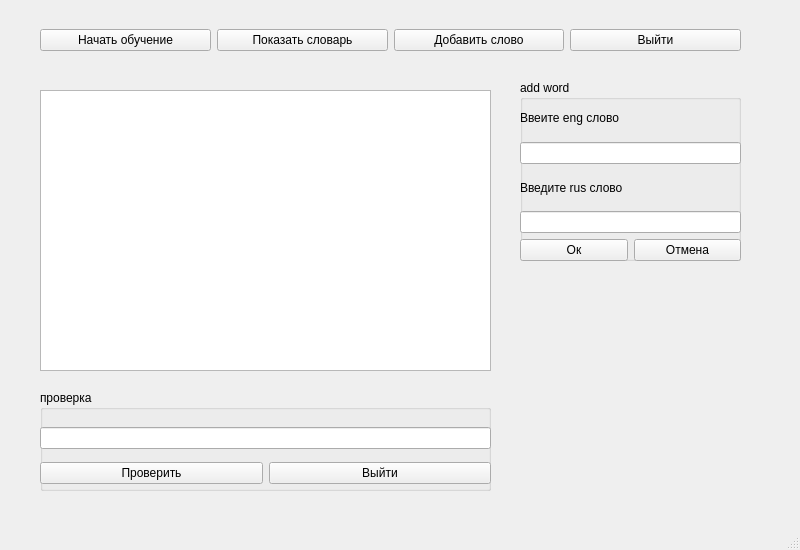
<?xml version="1.0" encoding="UTF-8"?>
<ui version="4.0">
 <class>MainWindow</class>
 <widget class="QMainWindow" name="MainWindow">
  <property name="geometry">
   <rect>
    <x>0</x>
    <y>0</y>
    <width>800</width>
    <height>550</height>
   </rect>
  </property>
  <property name="minimumSize">
   <size>
    <width>800</width>
    <height>550</height>
   </size>
  </property>
  <property name="maximumSize">
   <size>
    <width>800</width>
    <height>550</height>
   </size>
  </property>
  <property name="windowTitle">
   <string>MainWindow</string>
  </property>
  <widget class="QWidget" name="centralwidget">
   <widget class="QWidget" name="horizontalLayoutWidget">
    <property name="geometry">
     <rect>
      <x>40</x>
      <y>10</y>
      <width>701</width>
      <height>61</height>
     </rect>
    </property>
    <layout class="QHBoxLayout" name="horizontalLayout">
     <item>
      <widget class="QPushButton" name="btnTraining">
       <property name="text">
        <string>Начать обучение</string>
       </property>
      </widget>
     </item>
     <item>
      <widget class="QPushButton" name="btnDictionary">
       <property name="text">
        <string>Показать словарь</string>
       </property>
      </widget>
     </item>
     <item>
      <widget class="QPushButton" name="btnAddWord">
       <property name="text">
        <string>Добавить слово</string>
       </property>
      </widget>
     </item>
     <item>
      <widget class="QPushButton" name="btnExit">
       <property name="text">
        <string>Выйти</string>
       </property>
      </widget>
     </item>
    </layout>
   </widget>
   <widget class="QLabel" name="labelWord">
    <property name="geometry">
     <rect>
      <x>70</x>
      <y>100</y>
      <width>131</width>
      <height>81</height>
     </rect>
    </property>
    <property name="text">
     <string/>
    </property>
   </widget>
   <widget class="QGroupBox" name="groupBoxAddWord">
    <property name="enabled">
     <bool>true</bool>
    </property>
    <property name="geometry">
     <rect>
      <x>520</x>
      <y>80</y>
      <width>221</width>
      <height>181</height>
     </rect>
    </property>
    <property name="title">
     <string>add word</string>
    </property>
    <property name="checkable">
     <bool>false</bool>
    </property>
    <widget class="QWidget" name="verticalLayoutWidget">
     <property name="geometry">
      <rect>
       <x>0</x>
       <y>20</y>
       <width>221</width>
       <height>161</height>
      </rect>
     </property>
     <layout class="QVBoxLayout" name="verticalLayout">
      <item>
       <widget class="QLabel" name="label">
        <property name="text">
         <string>Ввеите eng слово</string>
        </property>
       </widget>
      </item>
      <item>
       <widget class="QLineEdit" name="lineEditEnglish"/>
      </item>
      <item>
       <widget class="QLabel" name="label_2">
        <property name="text">
         <string>Введите rus слово</string>
        </property>
       </widget>
      </item>
      <item>
       <widget class="QLineEdit" name="lineEditRussian"/>
      </item>
      <item>
       <layout class="QHBoxLayout" name="horizontalLayout_2">
        <item>
         <widget class="QPushButton" name="btnAddConfirm">
          <property name="text">
           <string>Ок</string>
          </property>
         </widget>
        </item>
        <item>
         <widget class="QPushButton" name="btnAddCancel">
          <property name="text">
           <string>Отмена</string>
          </property>
         </widget>
        </item>
       </layout>
      </item>
     </layout>
    </widget>
   </widget>
   <widget class="QTextBrowser" name="tableDictionary">
    <property name="geometry">
     <rect>
      <x>40</x>
      <y>90</y>
      <width>451</width>
      <height>281</height>
     </rect>
    </property>
   </widget>
   <widget class="QGroupBox" name="groupBoxTraining">
    <property name="geometry">
     <rect>
      <x>40</x>
      <y>390</y>
      <width>451</width>
      <height>101</height>
     </rect>
    </property>
    <property name="title">
     <string>проверка</string>
    </property>
    <widget class="QWidget" name="verticalLayoutWidget_2">
     <property name="geometry">
      <rect>
       <x>0</x>
       <y>30</y>
       <width>451</width>
       <height>71</height>
      </rect>
     </property>
     <layout class="QVBoxLayout" name="verticalLayout_2">
      <item>
       <widget class="QLineEdit" name="lineEditTrainingAnswer"/>
      </item>
      <item>
       <layout class="QHBoxLayout" name="horizontalLayout_3">
        <item>
         <widget class="QPushButton" name="btnCheck">
          <property name="text">
           <string>Проверить</string>
          </property>
         </widget>
        </item>
        <item>
         <widget class="QPushButton" name="btnExitTraining">
          <property name="text">
           <string>Выйти</string>
          </property>
         </widget>
        </item>
       </layout>
      </item>
     </layout>
    </widget>
   </widget>
  </widget>
  <widget class="QMenuBar" name="menubar">
   <property name="geometry">
    <rect>
     <x>0</x>
     <y>0</y>
     <width>800</width>
     <height>22</height>
    </rect>
   </property>
  </widget>
  <widget class="QStatusBar" name="statusbar"/>
 </widget>
 <resources/>
 <connections/>
</ui>
